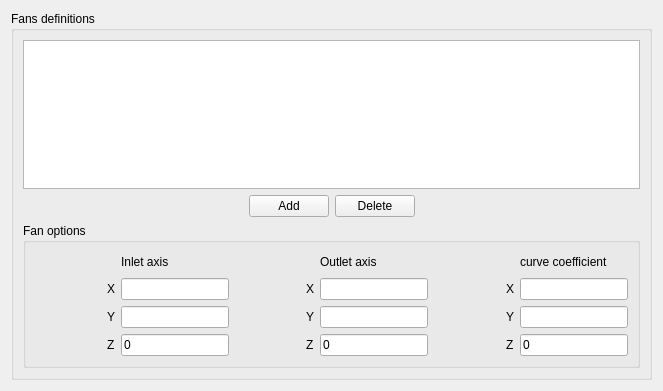
<?xml version="1.0" encoding="UTF-8"?>
<ui version="4.0">
 <class>FansForm</class>
 <widget class="QWidget" name="FansForm">
  <property name="geometry">
   <rect>
    <x>0</x>
    <y>0</y>
    <width>659</width>
    <height>391</height>
   </rect>
  </property>
  <property name="windowTitle">
   <string>Form</string>
  </property>
  <layout class="QGridLayout" name="gridLayout_4">
   <item row="0" column="0">
    <widget class="QGroupBox" name="groupBoxDefineFans">
     <property name="title">
      <string>Fans definitions</string>
     </property>
     <layout class="QGridLayout" name="gridLayout_3">
      <item row="0" column="0">
       <widget class="QTableView" name="tableViewFans"/>
      </item>
      <item row="1" column="0">
       <layout class="QHBoxLayout" name="_4">
        <property name="spacing">
         <number>6</number>
        </property>
        <property name="margin">
         <number>0</number>
        </property>
        <item>
         <spacer>
          <property name="orientation">
           <enum>Qt::Horizontal</enum>
          </property>
          <property name="sizeHint" stdset="0">
           <size>
            <width>17</width>
            <height>17</height>
           </size>
          </property>
         </spacer>
        </item>
        <item>
         <layout class="QHBoxLayout" name="_5">
          <property name="spacing">
           <number>6</number>
          </property>
          <property name="margin">
           <number>0</number>
          </property>
          <item>
           <widget class="QPushButton" name="pushButtonAddSFan">
            <property name="text">
             <string>Add</string>
            </property>
           </widget>
          </item>
          <item>
           <widget class="QPushButton" name="pushButtonDeleteFan">
            <property name="text">
             <string>Delete</string>
            </property>
           </widget>
          </item>
         </layout>
        </item>
        <item>
         <spacer>
          <property name="orientation">
           <enum>Qt::Horizontal</enum>
          </property>
          <property name="sizeHint" stdset="0">
           <size>
            <width>17</width>
            <height>17</height>
           </size>
          </property>
         </spacer>
        </item>
       </layout>
      </item>
      <item row="2" column="0">
       <widget class="QGroupBox" name="groupBoxFanOption">
        <property name="toolTip">
         <string>Rotation defined by angle in degrees,
an axis vector (does not need to be normalized),
and coordinates of an invariant point.</string>
        </property>
        <property name="title">
         <string>Fan options</string>
        </property>
        <layout class="QGridLayout" name="gridLayout">
         <item row="1" column="0">
          <spacer name="spacer">
           <property name="orientation">
            <enum>Qt::Vertical</enum>
           </property>
           <property name="sizeHint" stdset="0">
            <size>
             <width>148</width>
             <height>0</height>
            </size>
           </property>
          </spacer>
         </item>
         <item row="0" column="0">
          <layout class="QGridLayout" name="gridLayout_2">
           <item row="0" column="0">
            <spacer>
             <property name="orientation">
              <enum>Qt::Horizontal</enum>
             </property>
             <property name="sizeHint" stdset="0">
              <size>
               <width>20</width>
               <height>20</height>
              </size>
             </property>
            </spacer>
           </item>
           <item row="0" column="2">
            <widget class="QLabel" name="label_3">
             <property name="toolTip">
              <string>Vector defining the axis direction
(does not need to be normalized)</string>
             </property>
             <property name="text">
              <string>Inlet axis</string>
             </property>
            </widget>
           </item>
           <item row="0" column="3">
            <spacer>
             <property name="orientation">
              <enum>Qt::Horizontal</enum>
             </property>
             <property name="sizeHint" stdset="0">
              <size>
               <width>16</width>
               <height>16</height>
              </size>
             </property>
            </spacer>
           </item>
           <item row="0" column="5">
            <widget class="QLabel" name="label_4">
             <property name="toolTip">
              <string>Coordinates of invariant point</string>
             </property>
             <property name="text">
              <string>Outlet axis</string>
             </property>
            </widget>
           </item>
           <item row="0" column="6">
            <spacer>
             <property name="orientation">
              <enum>Qt::Horizontal</enum>
             </property>
             <property name="sizeHint" stdset="0">
              <size>
               <width>20</width>
               <height>20</height>
              </size>
             </property>
            </spacer>
           </item>
           <item row="0" column="8">
            <widget class="QLabel" name="label_8">
             <property name="toolTip">
              <string>Coordinates of invariant point</string>
             </property>
             <property name="text">
              <string>curve coefficient</string>
             </property>
            </widget>
           </item>
           <item row="1" column="0">
            <spacer>
             <property name="orientation">
              <enum>Qt::Horizontal</enum>
             </property>
             <property name="sizeHint" stdset="0">
              <size>
               <width>20</width>
               <height>20</height>
              </size>
             </property>
            </spacer>
           </item>
           <item row="1" column="1">
            <widget class="QLabel" name="labelDX">
             <property name="text">
              <string>X</string>
             </property>
            </widget>
           </item>
           <item row="1" column="2">
            <widget class="QLineEdit" name="lineEditInletX"/>
           </item>
           <item row="1" column="3">
            <spacer>
             <property name="orientation">
              <enum>Qt::Horizontal</enum>
             </property>
             <property name="sizeHint" stdset="0">
              <size>
               <width>16</width>
               <height>16</height>
              </size>
             </property>
            </spacer>
           </item>
           <item row="1" column="4">
            <widget class="QLabel" name="labelX1">
             <property name="text">
              <string>X</string>
             </property>
            </widget>
           </item>
           <item row="1" column="5">
            <widget class="QLineEdit" name="lineEditOutletX"/>
           </item>
           <item row="1" column="6">
            <spacer>
             <property name="orientation">
              <enum>Qt::Horizontal</enum>
             </property>
             <property name="sizeHint" stdset="0">
              <size>
               <width>20</width>
               <height>20</height>
              </size>
             </property>
            </spacer>
           </item>
           <item row="1" column="7">
            <widget class="QLabel" name="labelX1_2">
             <property name="text">
              <string>X</string>
             </property>
            </widget>
           </item>
           <item row="1" column="8">
            <widget class="QLineEdit" name="lineEditCoefX"/>
           </item>
           <item row="2" column="0">
            <spacer>
             <property name="orientation">
              <enum>Qt::Horizontal</enum>
             </property>
             <property name="sizeHint" stdset="0">
              <size>
               <width>20</width>
               <height>20</height>
              </size>
             </property>
            </spacer>
           </item>
           <item row="2" column="1">
            <widget class="QLabel" name="labelDY">
             <property name="text">
              <string>Y</string>
             </property>
            </widget>
           </item>
           <item row="2" column="2">
            <widget class="QLineEdit" name="lineEditInletY"/>
           </item>
           <item row="2" column="3">
            <spacer>
             <property name="orientation">
              <enum>Qt::Horizontal</enum>
             </property>
             <property name="sizeHint" stdset="0">
              <size>
               <width>16</width>
               <height>16</height>
              </size>
             </property>
            </spacer>
           </item>
           <item row="2" column="4">
            <widget class="QLabel" name="labelY1">
             <property name="text">
              <string>Y</string>
             </property>
            </widget>
           </item>
           <item row="2" column="5">
            <widget class="QLineEdit" name="lineEditOutletY"/>
           </item>
           <item row="2" column="6">
            <spacer>
             <property name="orientation">
              <enum>Qt::Horizontal</enum>
             </property>
             <property name="sizeHint" stdset="0">
              <size>
               <width>20</width>
               <height>20</height>
              </size>
             </property>
            </spacer>
           </item>
           <item row="2" column="7">
            <widget class="QLabel" name="labelY1_2">
             <property name="text">
              <string>Y</string>
             </property>
            </widget>
           </item>
           <item row="2" column="8">
            <widget class="QLineEdit" name="lineEditCoefY"/>
           </item>
           <item row="3" column="0">
            <spacer>
             <property name="orientation">
              <enum>Qt::Horizontal</enum>
             </property>
             <property name="sizeHint" stdset="0">
              <size>
               <width>20</width>
               <height>20</height>
              </size>
             </property>
            </spacer>
           </item>
           <item row="3" column="1">
            <widget class="QLabel" name="labelDZ">
             <property name="enabled">
              <bool>true</bool>
             </property>
             <property name="text">
              <string>Z</string>
             </property>
            </widget>
           </item>
           <item row="3" column="2">
            <widget class="QLineEdit" name="lineEditInletZ">
             <property name="enabled">
              <bool>true</bool>
             </property>
             <property name="text">
              <string>0</string>
             </property>
            </widget>
           </item>
           <item row="3" column="3">
            <spacer>
             <property name="orientation">
              <enum>Qt::Horizontal</enum>
             </property>
             <property name="sizeHint" stdset="0">
              <size>
               <width>16</width>
               <height>16</height>
              </size>
             </property>
            </spacer>
           </item>
           <item row="3" column="4">
            <widget class="QLabel" name="labelZ1">
             <property name="enabled">
              <bool>true</bool>
             </property>
             <property name="text">
              <string>Z</string>
             </property>
            </widget>
           </item>
           <item row="3" column="5">
            <widget class="QLineEdit" name="lineEditOutletZ">
             <property name="enabled">
              <bool>true</bool>
             </property>
             <property name="text">
              <string>0</string>
             </property>
            </widget>
           </item>
           <item row="3" column="6">
            <spacer>
             <property name="orientation">
              <enum>Qt::Horizontal</enum>
             </property>
             <property name="sizeHint" stdset="0">
              <size>
               <width>20</width>
               <height>20</height>
              </size>
             </property>
            </spacer>
           </item>
           <item row="3" column="7">
            <widget class="QLabel" name="labelZ1_2">
             <property name="enabled">
              <bool>true</bool>
             </property>
             <property name="text">
              <string>Z</string>
             </property>
            </widget>
           </item>
           <item row="3" column="8">
            <widget class="QLineEdit" name="lineEditCoefZ">
             <property name="enabled">
              <bool>true</bool>
             </property>
             <property name="text">
              <string>0</string>
             </property>
            </widget>
           </item>
          </layout>
         </item>
        </layout>
       </widget>
      </item>
     </layout>
    </widget>
   </item>
   <item row="1" column="0">
    <spacer>
     <property name="orientation">
      <enum>Qt::Vertical</enum>
     </property>
     <property name="sizeHint" stdset="0">
      <size>
       <width>641</width>
       <height>16</height>
      </size>
     </property>
    </spacer>
   </item>
  </layout>
 </widget>
 <resources>
  <include location="resources_pages.qrc"/>
 </resources>
 <connections/>
</ui>
